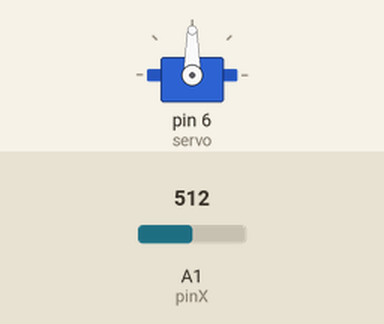
This sketch was run on a simulated Arduino Uno, built with avr-gcc and run on an emulated ATmega328P. Shown: servo. The test bench sets the inputs (shaded band); at power-on: A1 (pinX) = 512.

Above: at 1.2 s.
1.3 s: A1 (pinX) set to 716
At 2.1 s:
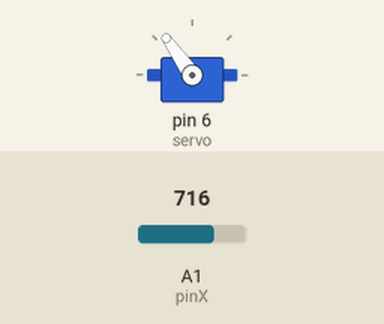
2.8 s: A1 (pinX) set to 900
At 3.2 s:
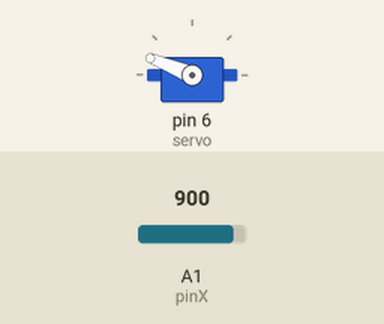
4.3 s: A1 (pinX) set to 1023
At 5.5 s:
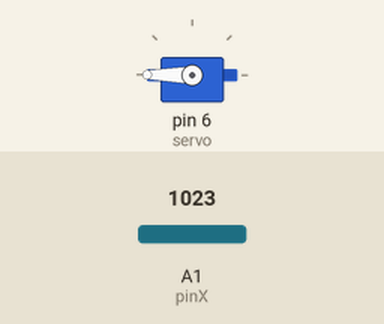
5.8 s: A1 (pinX) set to 306
At 6.7 s:
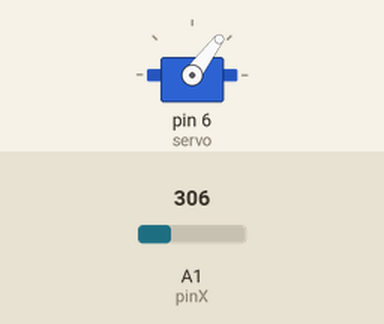
7.3 s: A1 (pinX) set to 122
At 7.8 s:
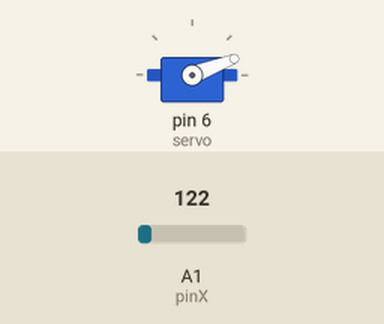
8.8 s: A1 (pinX) set to 511
At 10.2 s:
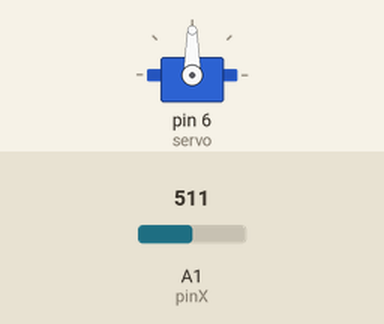
Timing chart, 0 to 11.3 s (numbered marks = the images above; inputs shaded):
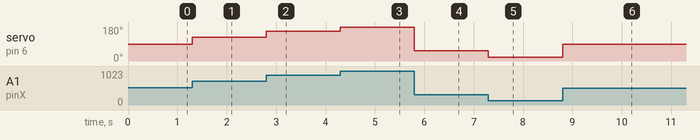

The sketch:

UD4_ServoJoystick.ino
```cpp
/**
 * Unidad 4: Servo con joystick
 */

#include <Servo.h>

Servo servo;                   // Crear un objeto tipo Servo llamado servo

int angulo = 0;
int pinX = A1;
int pinY = A2;

void setup() {
  servo.attach(6);
}

void loop() {

  int ejeX = analogRead(pinX);

  angulo = ejeX - 512;                      // Con esta operación conseguimos tener valores entre -512 y 511
  if (abs(angulo) < 50) angulo = 0;         // Filtramos movimientos pequeños del joystick
  angulo = map(angulo, -512, 511, 0, 180);  // Mapeamos los valores a grados

  servo.write(angulo);

}
```

Measured:
- after the input at 1.3 s, servo on pin 6 (servo): 90° → 125° at once
- after the input at 2.8 s, servo on pin 6 (servo): 125° → 158° at once
- after the input at 4.3 s, servo on pin 6 (servo): 158° → 180° at once
- after the input at 5.8 s, servo on pin 6 (servo): 180° → 53° at once
- after the input at 7.3 s, servo on pin 6 (servo): 53° → 21° at once
- after the input at 8.8 s, servo on pin 6 (servo): 21° → 90° at once
